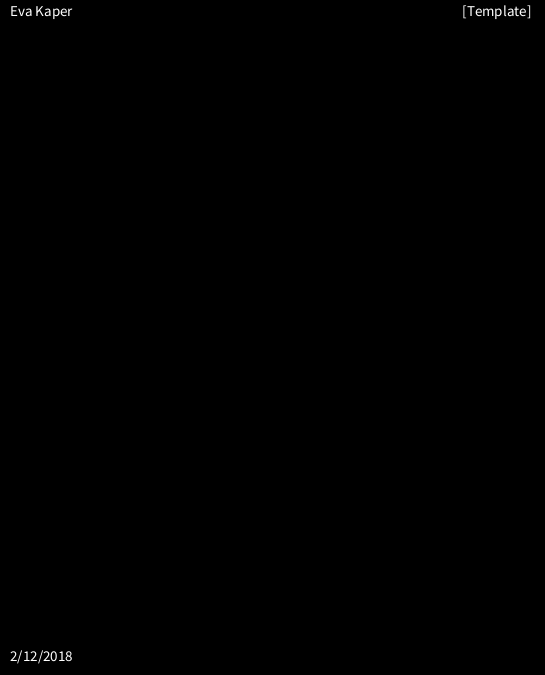
Frame 1 (no input)
Frame 60 (the mouse pressed at the canvas centre just before this capture): identical to frame 1, image omitted
Frame 120 (the mouse held since frame 60 and released just before this capture): identical to frame 1, image omitted

The Processing sketch that drew this single still picture (run headless with seeded random() and noise(); from frame 60 on, the mouse is pressed at the canvas centre):

// Processing sketch: TextTemplate
// ── TextTemplate.pde
String n;
String d;
String s;
void setup(){
size (545,675);
n = "Eva Kaper";
d = "2/12/2018";
s = "[Template]";
}

void draw(){
background(0);
textSize(15);
fill(255);
text (n,10,5,500,635);
text (d,10,650,500,635);
text(s,462,5,500,635);

}
